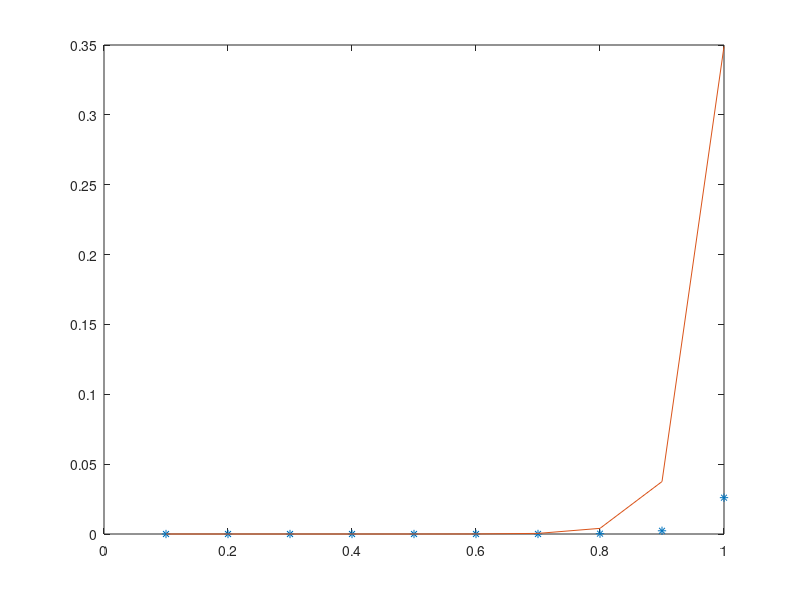

Recreate this plot in MATLAB.
close all
clear all
clc
x=[0.1 0.2 0.3 0.4 0.5 0.6 0.7 0.8 0.9 1];
y=[0.6*10^-9 4.2*10^-9 29*10^-9 176*10^-9 10^-6 7.3*10^-6 40*10^-6 252*10^-6 2.3*10^-3 26*10^-3];
Y=log(y);
p=input('input no of order= ');
for i=1:p+1
    for j=1:p+1
        if i==1 & j==1
            A(i,j)=length(x);
        else A(i,j)= sum(x.^(i+j-2));
        end
    end
end
for i=1:p+1
    B(i,1)=sum(x.^(i-1).*Y);
end
c=A\B
Is=exp(c(1));
nVt=1/c(2);
Ym=Is*exp(x/nVt);
plot(x,y,'*')
hold on
plot(x,Ym)